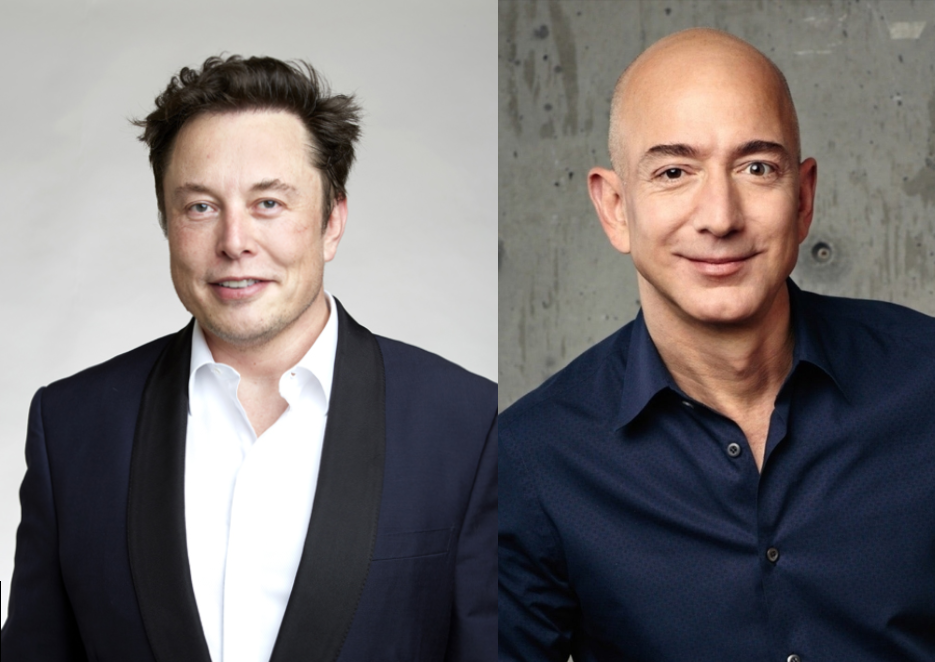
#> input picture numpy_operations/swap.png, 935 x 662 px
$ jupyter execute swapfaces4.2.ipynb
#> lines starting #> are read from the running program, lines starting #| are printed output that depends on the picture
[cell 1]
import cv2
import numpy as np

[cell 2]
image=cv2.imread("swap.png")
#> image is the input picture: shape (662, 935, 3); mean B, G, R 113.4, 113, 118.1

[cell 3]
eloncropped=image[90:325 , 150:320]
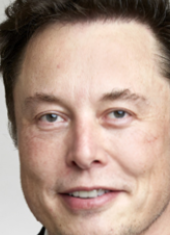
#> eloncropped: shape (235, 170, 3); mean B, G, R 139.2, 152.8, 178.5
jeffcropped=image[90:325 , 600:770]
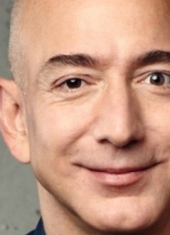
#> jeffcropped: shape (235, 170, 3); mean B, G, R 131.1, 152.8, 197.3

[cell 4]
image[90:325 , 150:320] = jeffcropped

[cell 5]
cv2.imshow("SWAP" , image)
cv2.waitKey()
cv2.destroyAllWindows()

[cell 6]
cv2.imwrite("swap_temp.png" , image)
#> Out = True

[cell 7]
temping=cv2.imread("swap.png")
eloncropped = temping[90:325 , 150:320]

[cell 8]
image=cv2.imread("swap_temp.png")
image[90:325 , 600:770] = eloncropped
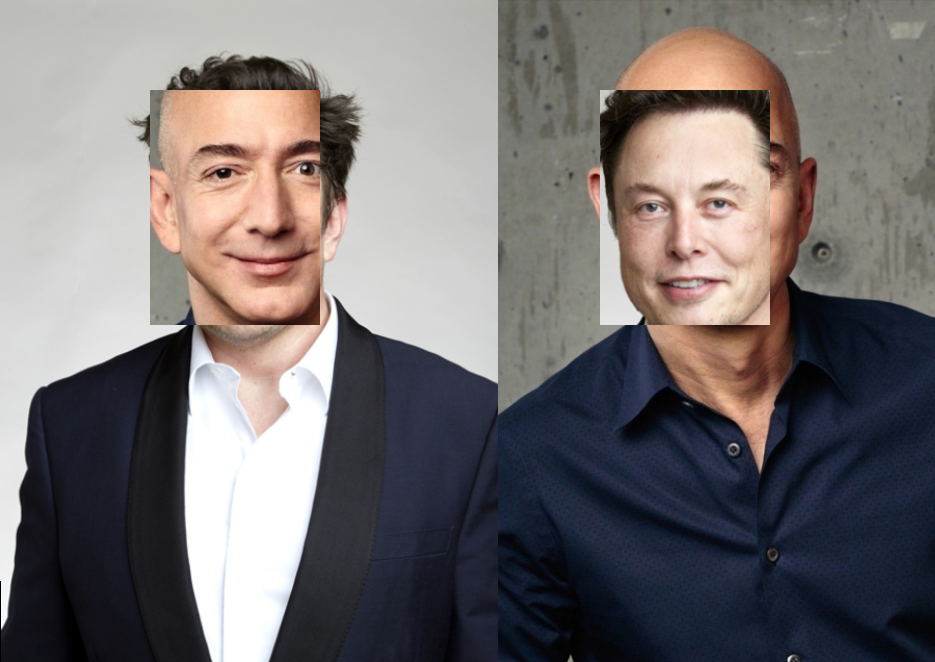
#> image: shape (662, 935, 3); mean B, G, R 113.4, 113, 118.1
